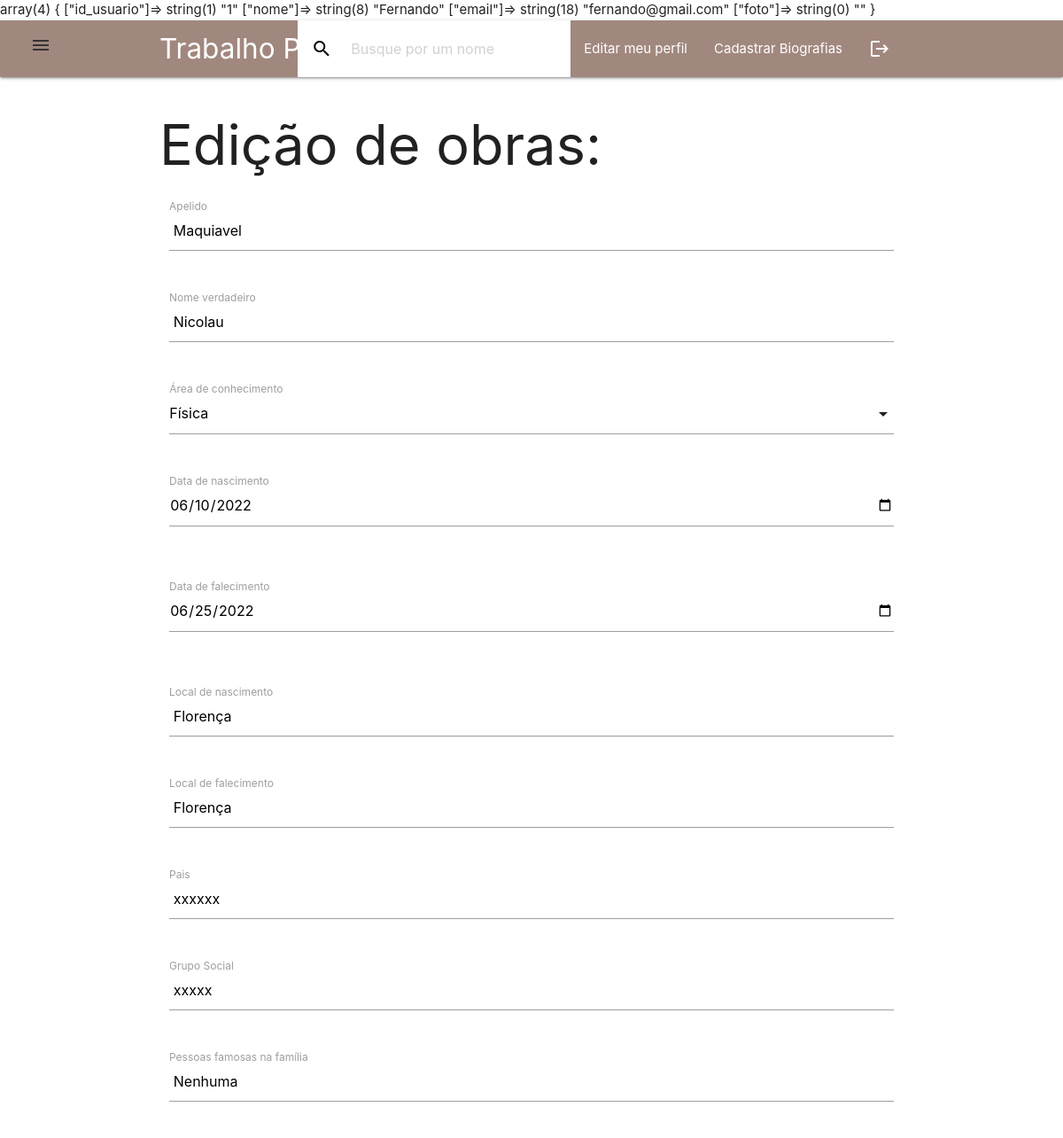
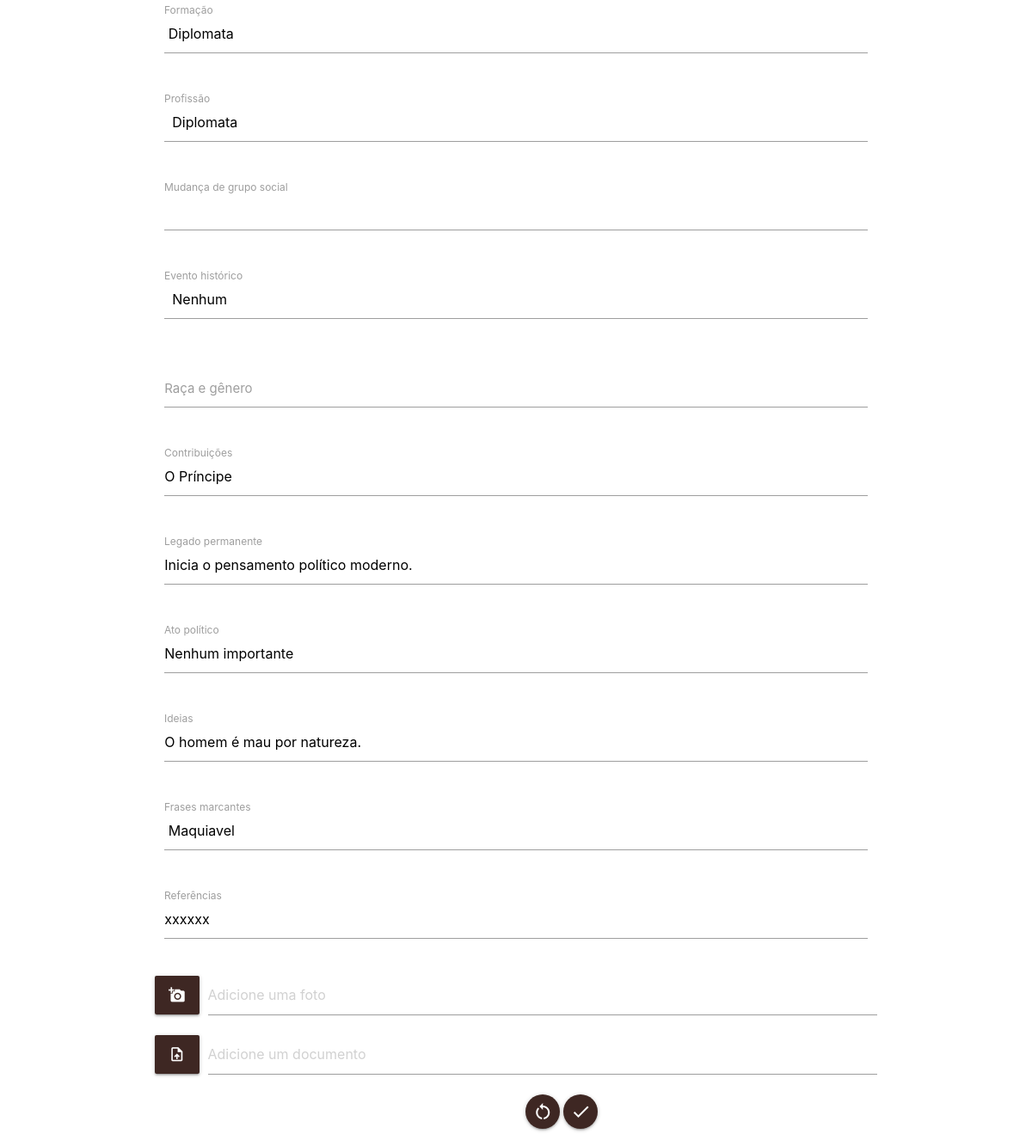
The app's page /crud/editar.php?id=3 (signed in), older data (2 pictures, top to bottom).
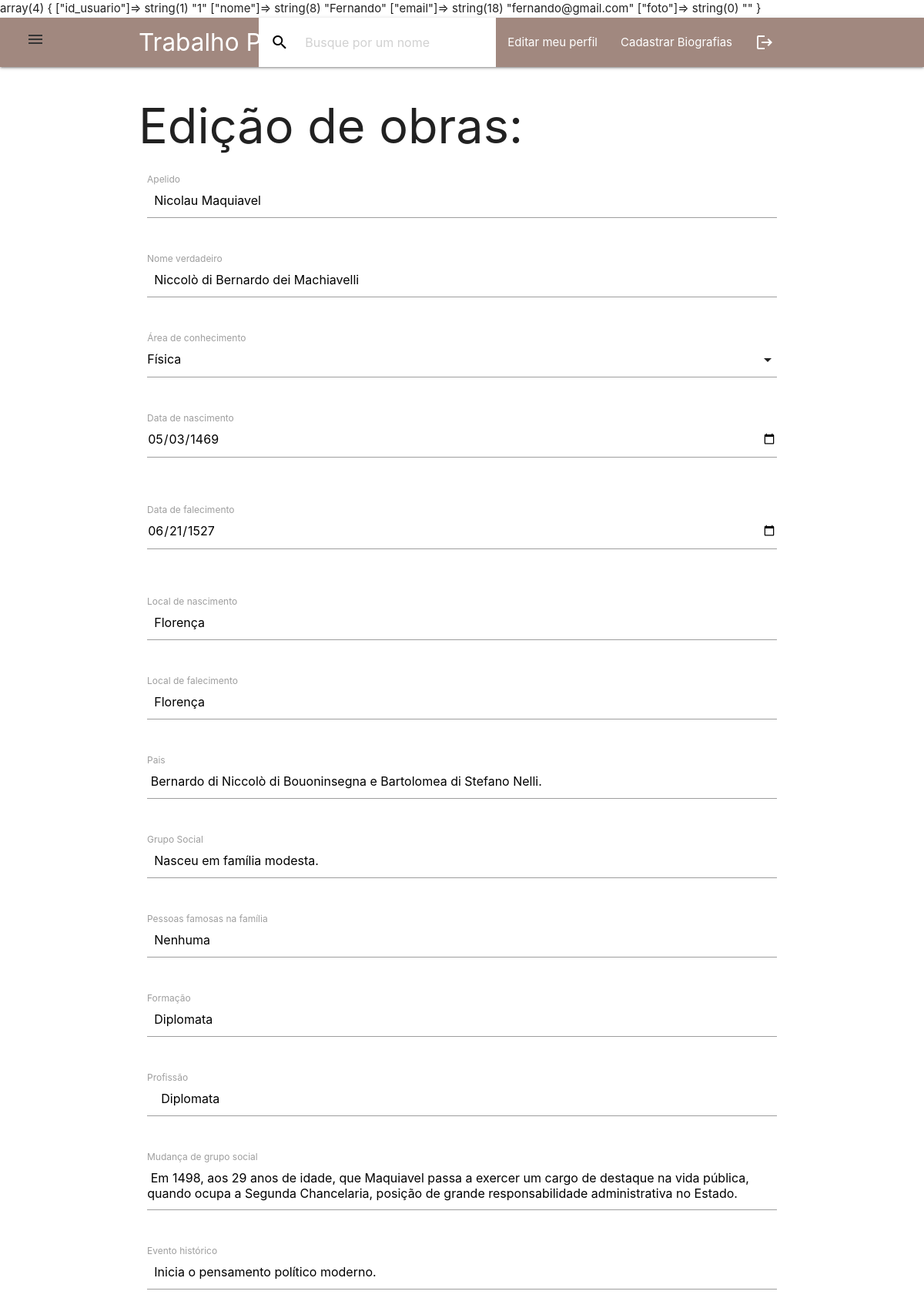
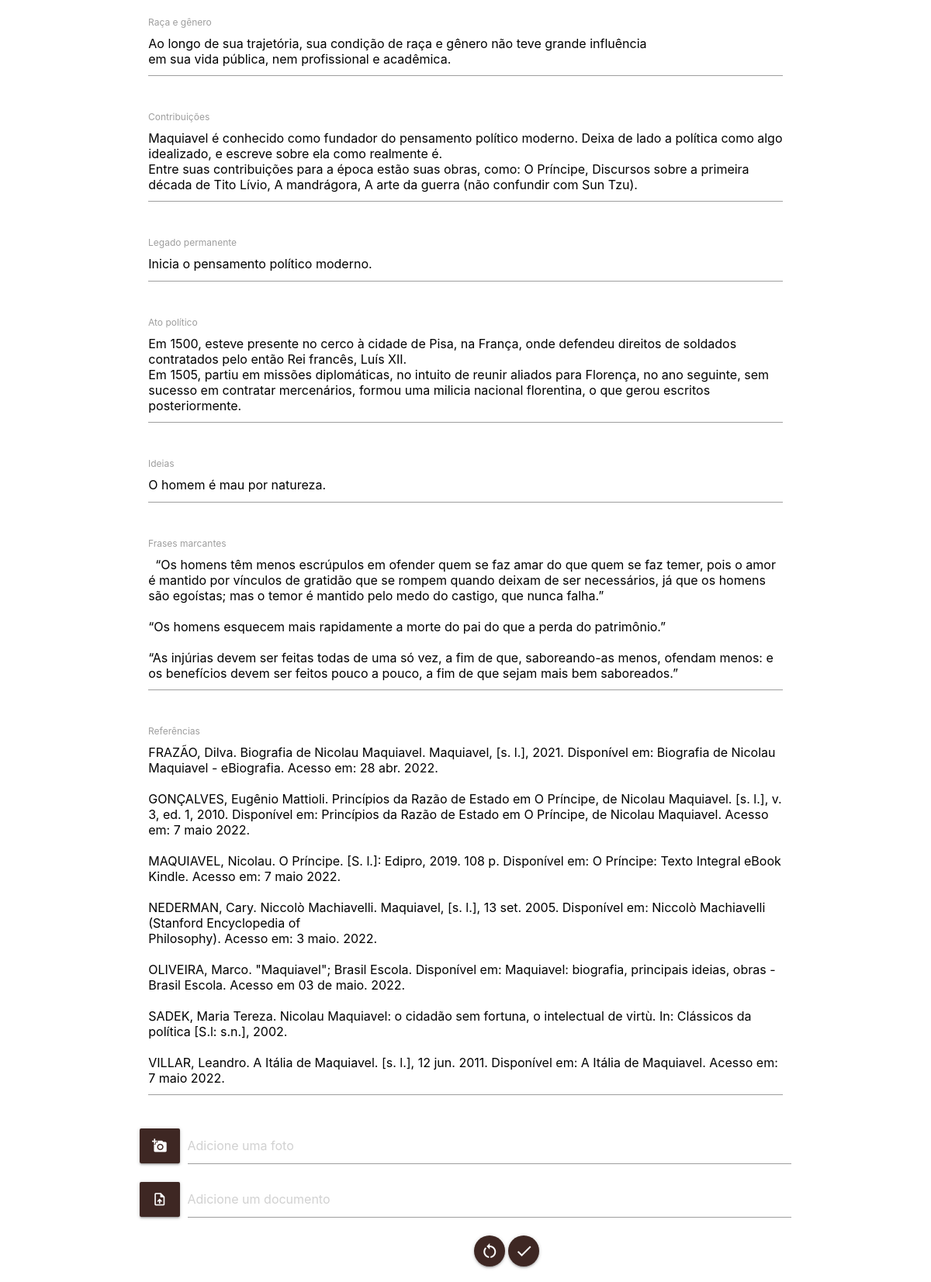
The same page, newer data (2 pictures, top to bottom).
### tables this page shows
CREATE TABLE `biografias` (
  `id` int(11) NOT NULL,
  `apelido` varchar(255) NOT NULL,
  `nome` varchar(255) NOT NULL,
  `foto` varchar(255) NOT NULL,
  `dataNas` date NOT NULL,
  `dataFal` date NOT NULL,
  `localNas` varchar(255) NOT NULL,
  `localFal` varchar(255) NOT NULL,
  `pais` varchar(255) NOT NULL,
  `pesFamosa` varchar(255) NOT NULL,
  `gpSocial` longtext NOT NULL,
  `formacao` longtext NOT NULL,
  `profissao` longtext NOT NULL,
  `areac` longtext NOT NULL,
  `mudancaGp` longtext NOT NULL,
  `eventoHist` longtext NOT NULL,
  `racaGen` longtext NOT NULL,
  `contribuicao` longtext NOT NULL,
  `legadoPerm` longtext NOT NULL,
  `atoPoli` longtext NOT NULL,
  `ideias` longtext NOT NULL,
  `frase` longtext NOT NULL,
  `referencias` longtext NOT NULL,
  `arquivo` varchar(255) NOT NULL
);

### crud/editar.php (the view, shortened to what the changed rows need)
<?php
    include "conexao.php";
    $id = $_GET['id'];
    $sql = "SELECT * FROM `biografias` WHERE id=$id";
    $result = mysqli_query($conexao, $sql);
    $info = mysqli_fetch_assoc($result);
  ?>
<body>
    <main>
    <?php require_once "../interface/cabecalho.php" ?>
    <div class="container">
        <h1> Edição de obras:</h1>
        <form action = "edita.php" method = "post" enctype="multipart/form-data">
        <div class="row">
                <div class="input-field col s12">
                    <textarea id="apelido" type="text" name="apelido"  class = "materialize-textarea"> <?= $info['apelido']?> </textarea>
                    <label for="apelido">Apelido</label>
                </div>
            </div>
            <div class="row">
                <div class="input-field col s12">
                    <textarea id="nome" type="text" name="nome"  class = "materialize-textarea"> <?= $info['nome']?> </textarea>
                    <label for="nome">Nome verdadeiro</label>
                </div>
            </div>
            <div class="row">
                <div class="input-field col s12">
                <input id= "dataNasc" placeholder="" type = "date" name="dataNasc" value = <?= $info['dataNas']?>></p>
                    <label for="dataNasc">Data de nascimento</label>
                </div>
            </div>
            <div class="row">
                 <div class="input-field col s12">
                 <input id= "dataFal" placeholder="" type = "date" name="dataFal"  value = <?= $info['dataFal']?>></p>
                    <label for="dataFal">Data de falecimento</label>
                </div>
            </div>
            <div class="row">
                <div class="input-field col s12">
                <textarea id="localNas" type="text" name="localNas" class = "materialize-textarea"> <?= $info['localNas']?> </textarea>
                    <label for="localNas">Local de nascimento</label>
                </div>
            </div>
            <div class="row">
                <div class="input-field col s12">
                <textarea id="localFal" type="text" name="localFal" class = "materialize-textarea"> <?= $info['localFal']?></textarea>
                    <label for="localFal">Local de falecimento</label>
                </div>
            </div>
            <div class="row">
                <div class="input-field col s12">
                <textarea id="pais" type="text" name="pais" class = "materialize-textarea"> <?= $info['pais']?></textarea>
                    <label for="pais">Pais</label>
                </div>
            </div>
            <div class="row">
                <div class="input-field col s12">
                <textarea id="gpSocial" type="text" name="gpSocial"  class = "materialize-textarea"> <?= $info['gpSocial']?></textarea>
                    <label for="gpSocial">Grupo Social</label>
                </div>
            </div>
            <div class="row">
                <div class="input-field col s12">
                <textarea id="pesFamosa" type="text" name="pesFamosa" class = "materialize-textarea"> <?= $info['pesFamosa']?></textarea>
                    <label for="pesFamosa">Pessoas famosas na família</label>
                </div>
            </div>
            <div class="row">
                <div class="input-field col s12">
                <textarea id="formacao" type="text" name="formacao"  class = "materialize-textarea"> <?= $info['formacao']?></textarea>
                    <label for="formacao">Formação</label>
                </div>
            </div>
            <div class="row">
                <div class="input-field col s12">
                <textarea id="profissao" type="text" name="profissao" class = "materialize-textarea">  <?= $info['profissao']?></textarea>
                    <label for="profissao">Profissão</label>
                </div>
            </div>
            <div class="row">
                <div class="input-field col s12">
                <textarea id="mudancagp" type="text" name="mudancaGp" class = "materialize-textarea"> <?= $info['mudancaGp']?></textarea>
                    <label for="mudancagp">Mudança de grupo social</label>
                </div>
            </div>
            <div class="row">
                <div class="input-field col s12">
                <textarea id="eventoHist" type="text" name="eventoHist" class = "materialize-textarea">  <?= $info['eventoHist']?>  </textarea>
                    <label for="eventoHist">Evento histórico</label>
                </div>
            </div>
            <div class="row">
                <div class="input-field col s12">
                    <textarea id="racagen" class = "materialize-textarea" name="racaGen"><?=$info['racaGen']?></textarea>
                    <label for="racagen">Raça e gênero</label>
                </div>
            </div>
            <div class="row">
                <div class="input-field col s12">
                    <textarea class="materialize-textarea" id="contribuicao" type="text" name="contribuicao"><?= $info['contribuicao']?></textarea>
                    <label for="contribuicao">Contribuições</label>
                </div>
            </div>
            <div class="row">
                <div class="input-field col s12">
                    <textarea class="materialize-textarea" id="legadoPerm" type="text" name="legadoPerm"><?= $info['legadoPerm']?></textarea>
                    <label for="legadoPerm">Legado permanente</label>
                </div>
            </div>
            <div class="row">
                <div class="input-field col s12">
                    <textarea class="materialize-textarea" id="atoPoli" type="text" name="atoPoli"><?= $info['atoPoli']?></textarea>
                    <label for="atoPoli">Ato político</label>
                </div>
            </div>
            <div class="row">
                <div class="input-field col s12">
                    <textarea class="materialize-textarea" id="ideias" type="text" name="ideias"><?= $info['ideias']?></textarea>
                    <label for="ideias">Ideias</label>
                </div>
            </div>
            <div class="row">
                <div class="input-field col s12">
                    <textarea id="frase" type="text" name="frase" class = "materialize-textarea"> <?= $info['frase']?> </textarea>
                    <label for="frase">Frases marcantes</label>
                </div>
            </div>
            <div class="row">
                <div class="input-field col s12">
                    <textarea class="materialize-textarea" id="referencias" type="text" name="referencias"><?= $info['referencias']?></textarea>
                    <label for="referencias">Referências</label>
                </div>
            </div>
    </form>
    </div>
</main>
</body>
<?php require_once "../interface/rodape.php"?>

Row changes from the older to the newer data that the page shows:
changed biografias "Florença": apelido "Maquiavel" → "Nicolau Maquiavel"; nome "Nicolau" → "Niccolò di Bernardo dei Machiavelli"; dataNasc "06/10/2022" → "05/03/1469"; dataFal "06/25/2022" → "06/21/1527"; pais "xxxxxx" → "Bernardo di Niccolò di Bouoninsegna e Bartolomea di Stefano Nelli."; gpSocial "xxxxx" → "Nasceu em família modesta."; mudancaGp (not shown) → "Em 1498, aos 29 anos de idade, que Maquiavel passa a exercer um cargo de destaque na vida pública, quando ocupa a Segunda Chancelaria, posição de grande responsabilidade administrativa no Estado."; eventoHist "Nenhum" → "Inicia o pensamento político moderno."; racaGen (not shown) → "Ao longo de sua trajetória, sua condição de raça e gênero não teve grande influência em sua vida pública, nem profissional e acadêmica."; contribuicao "O Príncipe" → "Maquiavel é conhecido como fundador do pensamento político moderno. Deixa de lado a política como algo idealizado, e escreve sobre ela como realmente é. Entre suas contribuições para a época estão suas obras, como: O Príncipe, Discursos sobre a primeira década de Tito Lívio, A mandrágora, A arte da guerra (não confundir com Sun Tzu)."; atoPoli "Nenhum importante" → "Em 1500, esteve presente no cerco à cidade de Pisa, na França, onde defendeu direitos de soldados contratados pelo então Rei francês, Luís XII. Em 1505, partiu em missões diplomáticas, no intuito de reunir aliados para Florença, no ano seguinte, sem sucesso em contratar mercenários, formou uma milicia nacional florentina, o que gerou escritos posteriormente."; frase "Maquiavel" → "“Os homens têm menos escrúpulos em ofender quem se faz amar do que quem se faz temer, pois o amor é mantido por vínculos de gratidão que se rompem quando deixam de ser necessários, já que os homens são egoístas; mas o temor é mantido pelo medo do castigo, que nunca falha.” “Os homens esquecem mais rapidamente a morte do pai do que a perda do patrimônio.” “As injúrias devem ser feitas todas de uma só vez, a fim de que, saboreando-as menos, ofendam menos: e os benefícios devem ser feitos pouco a pouco, a fim de que sejam mais bem saboreados.”"; referencias "xxxxxx" → "FRAZÃO, Dilva. Biografia de Nicolau Maquiavel. Maquiavel, [s. l.], 2021. Disponível em: Biografia de Nicolau Maquiavel - eBiografia. Acesso em: 28 abr. 2022. GONÇALVES, Eugênio Mattioli. Princípios da Razão de Estado em O Príncipe, de Nicolau Maquiavel. [s. l.], v. 3, ed. 1, 2010. Disponível em: Princípios da Razão de Estado em O Príncipe, de Nicolau Maquiavel. Acesso em: 7 maio 2022. MAQUIAVEL, Nicolau. O Príncipe. [S. l.]: Edipro, 2019. 108 p. Disponível em: O Príncipe: Texto Integral eBook Kindle. Acesso em: 7 maio 2022. NEDERMAN, Cary. Niccolò Machiavelli. Maquiavel, [s. l.], 13 set. 2005. Disponível em: Niccolò Machiavelli (Stanford Encyclopedia of Philosophy). Acesso em: 3 maio. 2022.…"
